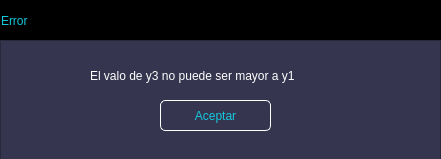
<?xml version="1.0" encoding="UTF-8"?>
<ui version="4.0">
 <class>MainWindow</class>
 <widget class="QMainWindow" name="MainWindow">
  <property name="geometry">
   <rect>
    <x>0</x>
    <y>0</y>
    <width>441</width>
    <height>159</height>
   </rect>
  </property>
  <property name="windowTitle">
   <string>MainWindow</string>
  </property>
  <widget class="QWidget" name="centralwidget">
   <widget class="QFrame" name="frame_superior">
    <property name="geometry">
     <rect>
      <x>0</x>
      <y>0</y>
      <width>441</width>
      <height>41</height>
     </rect>
    </property>
    <property name="styleSheet">
     <string notr="true">QFrame{
background-color:rgb(0, 0, 0);
}

QPushButton{
background-color: #000000ff;
border-radius:20px;
}

QPushButton:hover{
background-color:rgb(53, 53, 79);
border-radius:20px;
}</string>
    </property>
    <property name="frameShape">
     <enum>QFrame::StyledPanel</enum>
    </property>
    <property name="frameShadow">
     <enum>QFrame::Raised</enum>
    </property>
    <layout class="QHBoxLayout" name="horizontalLayout">
     <property name="spacing">
      <number>0</number>
     </property>
     <property name="leftMargin">
      <number>0</number>
     </property>
     <property name="topMargin">
      <number>0</number>
     </property>
     <property name="rightMargin">
      <number>0</number>
     </property>
     <property name="bottomMargin">
      <number>0</number>
     </property>
     <item>
      <widget class="QLabel" name="label">
       <property name="styleSheet">
        <string notr="true">font:87 12pt&quot;Arial Black&quot;;
color:rgb(20,200,220);</string>
       </property>
       <property name="text">
        <string>Error</string>
       </property>
      </widget>
     </item>
     <item>
      <spacer name="horizontalSpacer">
       <property name="orientation">
        <enum>Qt::Horizontal</enum>
       </property>
       <property name="sizeHint" stdset="0">
        <size>
         <width>368</width>
         <height>20</height>
        </size>
       </property>
      </spacer>
     </item>
     <item>
      <widget class="QPushButton" name="bt_cerrar">
       <property name="minimumSize">
        <size>
         <width>40</width>
         <height>40</height>
        </size>
       </property>
       <property name="text">
        <string/>
       </property>
       <property name="icon">
        <iconset>
         <normaloff>Imágenes/cerrar2.png</normaloff>Imágenes/cerrar2.png</iconset>
       </property>
       <property name="iconSize">
        <size>
         <width>30</width>
         <height>30</height>
        </size>
       </property>
      </widget>
     </item>
    </layout>
   </widget>
   <widget class="QFrame" name="frame_3">
    <property name="geometry">
     <rect>
      <x>0</x>
      <y>40</y>
      <width>441</width>
      <height>121</height>
     </rect>
    </property>
    <property name="styleSheet">
     <string notr="true">QFrame{
background-color:rgb(53,53,79);
}

QPushButton{
font:87 12pt&quot;Arial Black&quot;;
background-color:#000000ff;
color:rgb(20,200,220);
border-radius:5px;
border:1px solid white;
}


QPushButton:hover{
background-color:black;
}</string>
    </property>
    <property name="frameShape">
     <enum>QFrame::StyledPanel</enum>
    </property>
    <property name="frameShadow">
     <enum>QFrame::Raised</enum>
    </property>
    <widget class="QPushButton" name="Aceptar">
     <property name="geometry">
      <rect>
       <x>160</x>
       <y>60</y>
       <width>111</width>
       <height>31</height>
      </rect>
     </property>
     <property name="text">
      <string>Aceptar</string>
     </property>
     <property name="checkable">
      <bool>false</bool>
     </property>
     <property name="autoRepeat">
      <bool>false</bool>
     </property>
    </widget>
    <widget class="QLabel" name="label_2">
     <property name="geometry">
      <rect>
       <x>90</x>
       <y>20</y>
       <width>281</width>
       <height>31</height>
      </rect>
     </property>
     <property name="styleSheet">
      <string notr="true">font:87 10pt&quot;Arial Black&quot;;
color:rgb(255,255,255);</string>
     </property>
     <property name="text">
      <string>El valo de y3 no puede ser mayor a y1</string>
     </property>
    </widget>
   </widget>
  </widget>
 </widget>
 <resources/>
 <connections/>
</ui>
